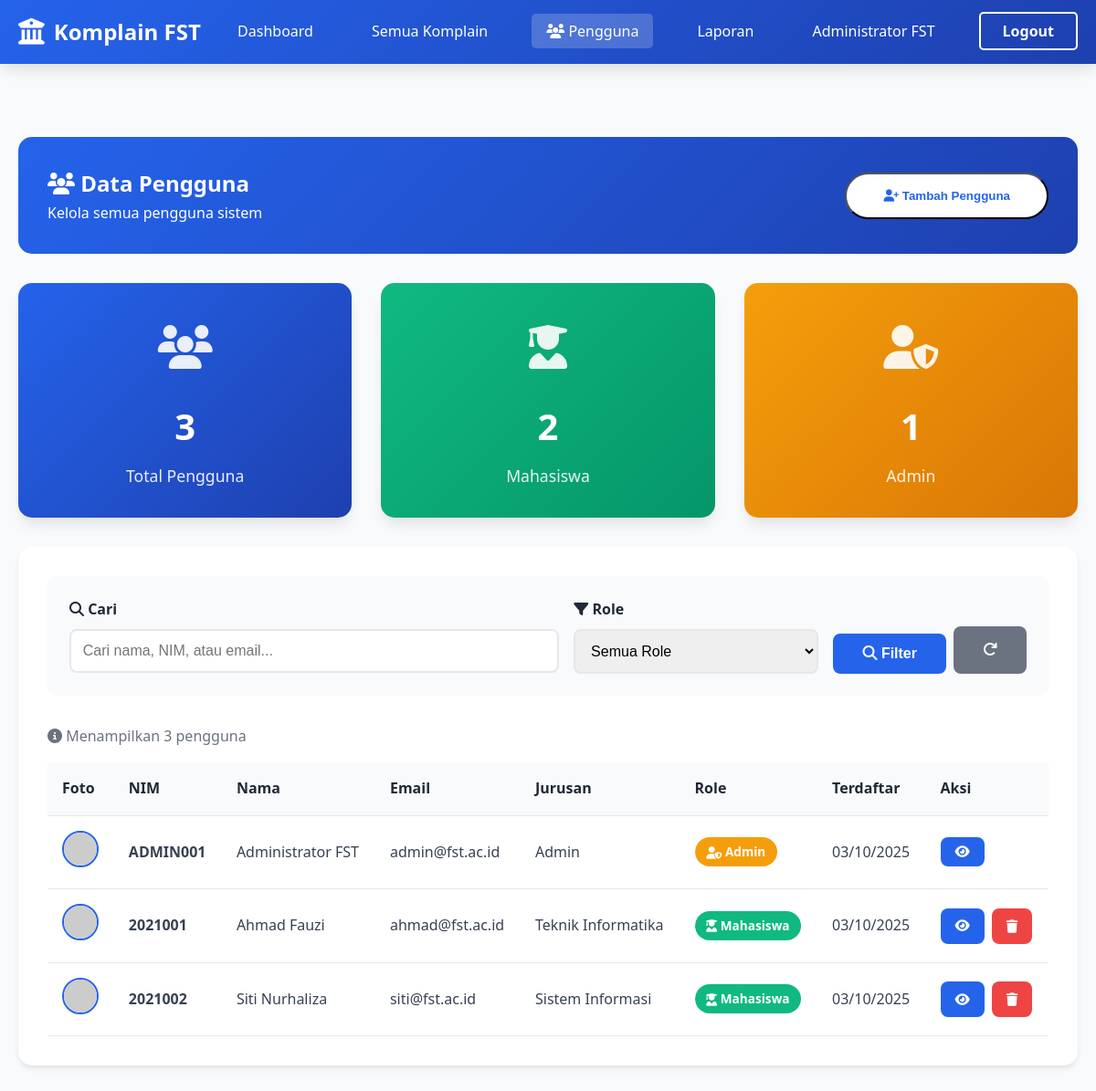
Screenshot of /pengguna.php (signed in) with the database file from the repository.
### tables this page shows
CREATE TABLE IF NOT EXISTS users (
    id INT PRIMARY KEY AUTO_INCREMENT,
    nim VARCHAR(20) UNIQUE NOT NULL,
    nama VARCHAR(100) NOT NULL,
    email VARCHAR(100) UNIQUE NOT NULL,
    password VARCHAR(255) NOT NULL,
    jurusan VARCHAR(50) NOT NULL,
    no_telp VARCHAR(15),
    role ENUM('mahasiswa', 'admin') DEFAULT 'mahasiswa',
    foto_profil VARCHAR(255) DEFAULT 'default.jpg',
    created_at TIMESTAMP DEFAULT CURRENT_TIMESTAMP
);

### pengguna.php (the view, shortened to what this page needs)
<?php
require_once 'config.php';
$search = isset($_GET['search']) ? clean($_GET['search']) : '';
$query = "SELECT * FROM users WHERE 1=1";
$query .= " ORDER BY created_at DESC";
$result = mysqli_query($conn, $query);
$total_users = mysqli_fetch_assoc(mysqli_query($conn, "SELECT COUNT(*) as total FROM users"))['total'];
$total_mahasiswa = mysqli_fetch_assoc(mysqli_query($conn, "SELECT COUNT(*) as total FROM users WHERE role='mahasiswa'"))['total'];
$total_admin = mysqli_fetch_assoc(mysqli_query($conn, "SELECT COUNT(*) as total FROM users WHERE role='admin'"))['total'];
?>
<!DOCTYPE html>
<html lang="id">
<head>
    <link rel="stylesheet" href="css/style.css">
    <link rel="stylesheet" href="https://cdnjs.cloudflare.com/ajax/libs/font-awesome/6.4.0/css/all.min.css">
</head>
<body>
    <nav class="navbar">
        <div class="container">
            <div class="nav-brand">
                <i class="fas fa-university"></i>
                <span>Komplain FST</span>
            </div>
            <ul class="nav-menu">
                <li><a href="dashboard.php">Dashboard</a></li>
                <li><a href="komplain-saya.php">Semua Komplain</a></li>
                <li><a href="pengguna.php" class="active"><i class="fas fa-users"></i> Pengguna</a></li>
                <li><a href="laporan.php">Laporan</a></li>
                <li><a href="profil.php"><?php echo $_SESSION['nama']; ?></a></li>
                <li><a href="logout.php" class="btn-nav-outline">Logout</a></li>
            </ul>
        </div>
    </nav>
    <section class="dashboard">
        <div class="container">
            <div class="dashboard-header">
                <div>
                    <h1><i class="fas fa-users"></i> Data Pengguna</h1>
                    <p>Kelola semua pengguna sistem</p>
                </div>
                <button onclick="document.getElementById('addUserModal').style.display='block'" class="btn-primary">
                    <i class="fas fa-user-plus"></i> Tambah Pengguna
                </button>
            </div>
            <div class="stats-grid" style="margin-bottom: 2rem; grid-template-columns: repeat(auto-fit, minmax(250px, 1fr));">
                <div class="stat-card">
                    <div class="stat-icon"><i class="fas fa-users"></i></div>
                    <h3 class="stat-number"><?php echo $total_users; ?></h3>
                    <p class="stat-label">Total Pengguna</p>
                </div>
                <div class="stat-card" style="background: linear-gradient(135deg, #10b981, #059669);">
                    <div class="stat-icon"><i class="fas fa-user-graduate"></i></div>
                    <h3 class="stat-number"><?php echo $total_mahasiswa; ?></h3>
                    <p class="stat-label">Mahasiswa</p>
                </div>
                <div class="stat-card" style="background: linear-gradient(135deg, #f59e0b, #d97706);">
                    <div class="stat-icon"><i class="fas fa-user-shield"></i></div>
                    <h3 class="stat-number"><?php echo $total_admin; ?></h3>
                    <p class="stat-label">Admin</p>
                </div>
            </div>
            <div class="card">
                <div style="padding: 1.5rem; background: #f9fafb; border-radius: 10px; margin-bottom: 2rem;">
                    <form method="GET" action="">
                        <div style="display: grid; grid-template-columns: 2fr 1fr auto; gap: 1rem;">
                            <div class="form-group" style="margin-bottom: 0;">
                                <label for="search"><i class="fas fa-search"></i> Cari</label>
                                <input type="text" id="search" name="search" class="form-control"
                                       placeholder="Cari nama, NIM, atau email..." value="<?php echo $search; ?>">
                            </div>
                            <div class="form-group" style="margin-bottom: 0;">
                                <label for="role"><i class="fas fa-filter"></i> Role</label>
                                <select id="role" name="role" class="form-control">
                                    <option value="">Semua Role</option>
                                </select>
                            </div>
                            <div style="display: flex; gap: 0.5rem; align-items: end;">
                                <button type="submit" class="btn btn-primary-form">
                                    <i class="fas fa-search"></i> Filter
                                </button>
                                <a href="pengguna.php" class="btn" style="background: #6b7280; color: white;">
                                    <i class="fas fa-redo"></i>
                                </a>
                            </div>
                        </div>
                    </form>
                </div>
                <div style="padding: 0 0 1rem 0; color: #6b7280;">
                    <i class="fas fa-info-circle"></i>
                    Menampilkan <?php echo mysqli_num_rows($result); ?> pengguna
                </div>
                <?php if(mysqli_num_rows($result) > 0): ?>
                <div style="overflow-x: auto;">
                    <table class="table">
                        <thead>
                            <tr>
                                <th>Foto</th>
                                <th>NIM</th>
                                <th>Nama</th>
                                <th>Email</th>
                                <th>Jurusan</th>
                                <th>Role</th>
                                <th>Terdaftar</th>
                                <th>Aksi</th>
                            </tr>
                        </thead>
                        <tbody>
                            <?php while($user = mysqli_fetch_assoc($result)): ?>
                            <tr>
                                <td>
                                    <img src="https://ui-avatars.com/api/?name=<?php echo urlencode($user['nama']); ?>&size=40&background=2563eb&color=fff"
                                         style="width: 40px; height: 40px; border-radius: 50%; border: 2px solid var(--primary);">
                                </td>
                                <td><strong><?php echo $user['nim']; ?></strong></td>
                                <td><?php echo $user['nama']; ?></td>
                                <td><?php echo $user['email']; ?></td>
                                <td><?php echo $user['jurusan']; ?></td>
                                <td>
                                    <span class="badge" style="<?php echo $user['role'] == 'admin' ? 'background: #f59e0b; color: white;' : 'background: #10b981; color: white;'; ?>">
                                        <i class="fas fa-<?php echo $user['role'] == 'admin' ? 'user-shield' : 'user-graduate'; ?>"></i>
                                        <?php echo ucfirst($user['role']); ?>
                                    </span>
                                </td>
                                <td><?php echo date('d/m/Y', strtotime($user['created_at'])); ?></td>
                                <td>
                                    <div style="display: flex; gap: 0.5rem;">
                                        <button onclick="viewUser(<?php echo htmlspecialchars(json_encode($user)); ?>)"
                                                class="btn btn-primary-form" style="padding: 0.5rem 1rem; font-size: 0.9rem;">
                                            <i class="fas fa-eye"></i>
                                        </button>
                                        <?php if($user['id'] != $_SESSION['user_id']): ?>
                                        <a href="?delete&id=<?php echo $user['id']; ?>"
                                           class="btn btn-danger" style="padding: 0.5rem 1rem; font-size: 0.9rem;"
                                           onclick="return confirm('Hapus pengguna <?php echo $user['nama']; ?>?')">
                                            <i class="fas fa-trash"></i>
                                        </a>
                                        <?php endif; ?>
                                    </div>
                                </td>
                            </tr>
                            <?php endwhile; ?>
                        </tbody>
                    </table>
                </div>
                <?php endif; ?>
            </div>
        </div>
    </section>
</body>
</html>

### css/style.css (style rules this page uses)
* { margin: 0; padding: 0; box-sizing: border-box; }
:root { --primary: #2563eb; --primary-dark: #1e40af; --secondary: #10b981; --danger: #ef4444; --warning: #f59e0b; --dark: #1f2937; --light: #f9fafb; --white: #ffffff; --text: #374151; --border: #e5e7eb; --shadow: 0 4px 6px -1px rgba(0, 0, 0, 0.1); --shadow-lg: 0 10px 15px -3px rgba(0, 0, 0, 0.1); }
body { font-family: 'Segoe UI', Tahoma, Geneva, Verdana, sans-serif; line-height: 1.6; color: var(--text); background: var(--light); }
.container { max-width: 1200px; margin: 0 auto; padding: 0 20px; }
.navbar { background: linear-gradient(135deg, var(--primary), var(--primary-dark)); color: var(--white); padding: 1rem 0; position: sticky; top: 0; z-index: 1000; box-shadow: var(--shadow-lg); }
.navbar .container { display: flex; justify-content: space-between; align-items: center; }
.nav-brand { display: flex; align-items: center; gap: 10px; font-size: 1.5rem; font-weight: bold; }
.nav-brand i { font-size: 1.8rem; }
.nav-menu { display: flex; list-style: none; gap: 2rem; align-items: center; }
.nav-menu a { color: var(--white); text-decoration: none; transition: all 0.3s; padding: 0.5rem 1rem; border-radius: 5px; }
.nav-menu a:hover, .nav-menu a.active { background: rgba(255, 255, 255, 0.2); }
.btn-nav-outline { border: 2px solid var(--white); padding: 0.5rem 1.5rem !important; border-radius: 25px; font-weight: 600; }
.btn-primary, .btn-secondary { padding: 1rem 2.5rem; border-radius: 30px; text-decoration: none; font-weight: 600; transition: all 0.3s; display: inline-block; }
.btn-primary { background: var(--white); color: var(--primary); }
.stats-grid { display: grid; grid-template-columns: repeat(auto-fit, minmax(250px, 1fr)); gap: 2rem; }
.stat-card { text-align: center; padding: 2rem; background: linear-gradient(135deg, var(--primary), var(--primary-dark)); color: var(--white); border-radius: 15px; box-shadow: var(--shadow-lg); transition: transform 0.3s; }
.stat-icon { font-size: 3rem; margin-bottom: 1rem; opacity: 0.9; }
.stat-number { font-size: 2.5rem; font-weight: bold; margin-bottom: 0.5rem; }
.stat-label { font-size: 1.1rem; opacity: 0.9; }
.form-group { margin-bottom: 1.5rem; }
.form-group label { display: block; margin-bottom: 0.5rem; color: var(--dark); font-weight: 600; }
.form-control { width: 100%; padding: 0.8rem; border: 2px solid var(--border); border-radius: 8px; font-size: 1rem; transition: 0.3s; }
.btn { padding: 0.8rem 2rem; border: none; border-radius: 8px; font-size: 1rem; font-weight: 600; cursor: pointer; transition: 0.3s; text-decoration: none; display: inline-block; }
.btn-primary-form { background: var(--primary); color: var(--white); }
.btn-danger { background: var(--danger); color: var(--white); }
.dashboard { padding: 80px 0; min-height: 100vh; }
.dashboard-header { background: linear-gradient(135deg, var(--primary), var(--primary-dark)); color: var(--white); padding: 2rem; border-radius: 15px; margin-bottom: 2rem; display: flex; justify-content: space-between; align-items: center; }
.card { background: var(--white); padding: 2rem; border-radius: 15px; box-shadow: var(--shadow); margin-bottom: 2rem; }
.table { width: 100%; border-collapse: collapse; }
.table th, .table td { padding: 1rem; text-align: left; border-bottom: 1px solid var(--border); }
.table th { background: var(--light); color: var(--dark); font-weight: 600; }
.badge { padding: 0.4rem 0.8rem; border-radius: 20px; font-size: 0.85rem; font-weight: 600; }

### rows the page displays
users: nim "ADMIN001", nama "Administrator FST", email "admin@fst.ac.id", jurusan "Admin", role "Admin", created_at "03/10/2025"
users: nim "2021001", nama "Ahmad Fauzi", email "ahmad@fst.ac.id", jurusan "Teknik Informatika", role "Mahasiswa", created_at "03/10/2025"
users: nim "2021002", nama "Siti Nurhaliza", email "siti@fst.ac.id", jurusan "Sistem Informasi", role "Mahasiswa", created_at "03/10/2025"

### other values shown
$_SESSION['nama'] "Administrator FST"
$total_users "3"
$total_mahasiswa "2"
$total_admin "1"
mysqli_num_rows($result) "3"
